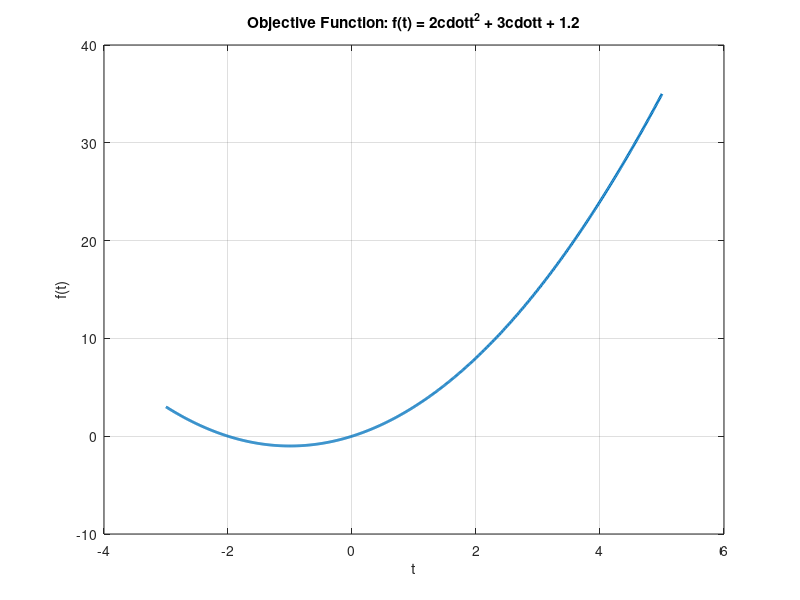

Write the MATLAB code that produced this figure. (Note: this script raises an error after producing the figure.)
%% Clear workspace
clc; clear all; close all;

%% Define the function to optimze (look for minimum)
%f_t = @(t) 2*(t.^2) + 3*t + 7;
f_t = @(t) (t.^2) + 2*t;
t = -3:0.01:5;
f = f_t(t);

% Plot the objective function
fig = figure;
subfigure = subplot(1,1,1);
line1 = plot(t,f,'LineWidth',2); grid on; hold on;
title("Objective Function: f(t) = 2\cdott^2 + 3\cdott + 1.2");
xlabel("t"); ylabel("f(t)");

%% Fibonacci Search Method algorithm

% distinguishability constant
epsilon = 0.01;
% allowable final length of uncertainty
l = 0.2;
% interval of uncertainty
interval = [-3 5]; 

% Choosing the Number of Observations
n = 1;
Fib_n = fibonacci(n);
while Fib_n < ( interval(2) - interval(1) ) / l
    n = n + 1;
    Fib_n = fibonacci(n);
end 

% First iter
lambda = interval(1) + ( ( fibonacci(n-2)/Fib_n ) * ( interval(2) - interval(1) ) );
miu = interval(1) + ( ( fibonacci(n-1)/Fib_n ) * ( interval(2) - interval(1) ) );

% plot the interval
line2 = plot(interval,[0 0],'b','Marker','o','MarkerSize',8,'MarkerFaceColor','b','LineStyle','none');
scale = abs(interval(1) - interval(2));
matriz = zeros(9,7);
matriz(1,:) = [1 interval(1) interval(2) lambda miu f_t(lambda) f_t(miu)];

for k = 1:n-2
    if f_t(lambda) > f_t(miu) % step 2
        interval(1) = lambda;
        lambda = miu;
        miu = interval(1) + ( ( fibonacci(n-k-1)/fibonacci(n-k) ) * ( interval(2) - interval(1) ) ); 
    else %step 3
        interval(2) = miu;
        miu = lambda;
        lambda = interval(1) + ( ( fibonacci(n-k-2)/fibonacci(n-k) ) * ( interval(2) - interval(1) ) );
    end

    if k == n-2 % step 5
        miu = lambda + epsilon;
        if f_t(lambda) > f_t(miu)
            interval(1) = lambda;
        else
            interval(2) = miu;
        end
    end
     
    % Plot new interval
    pause(1);
    line2.XData = interval;
    new_scale = abs(interval(1) - interval(2));
    % Update scale to keep visual tracking of the interval.
    if new_scale/scale < 0.1 
        hold off;
        t = interval(1)-abs(interval(1))*1.1:0.01:interval(2)+abs(interval(2))*1.1;
        f = f_t(t); 
        line1 = plot(t,f,'LineWidth',2); grid on; hold on;
        line2 = plot(interval,[0 0],'b','Marker','o','MarkerSize',8,'MarkerFaceColor','b','LineStyle','none');  
        scale = new_scale;
    end
    matriz(k+1,:) = [k+1 interval(1) interval(2) lambda miu f_t(lambda) f_t(miu)];

    % Just to check, print the length of the interval
    fprintf("%d: The length of the interva is: %.3f\n",k, interval(2) - interval(1));
end

% Print info and answer
datos_table = array2table(matriz,'VariableNames',{'k' 'a_k' 'b_k' 'lambda_k' 'miu_k' 'theta(lambda_k)' 'theta(miu_k)'});
disp(datos_table)

fprintf("Answer: The optimal value is in the interval [%.3f %.3f]\n",round(interval(1),3),round(interval(2),3));
fprintf("The middle point is %.6f\n",(interval(1)+interval(2))/2);

t_opt = (interval(2) + interval(1)) / 2;
plot(t_opt,f_t(t_opt),'r','Marker','o','MarkerSize',8,'MarkerFaceColor','r');